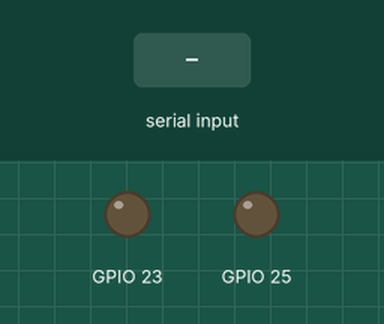
Bench run of a sketch on a simulated ESP32. On the bench: output pins drawn as LEDs (lit = HIGH). The test bench sets the inputs (shaded band). What the sketch prints to the serial monitor is not drawn.

Above: at 0.1 s.
At 1.2 s:
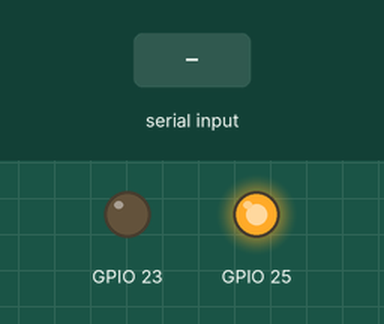
1.3 s: "1" received over Serial
Timing chart, 0 to 4.3 s (numbered marks = the images above; inputs shaded):
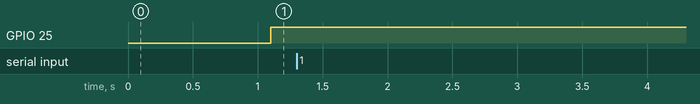

The sketch:

serialByteCheck.ino
```cpp
int check = 0;
char data[8];
int delayConst = 100;
boolean estado = LOW;

void setup(){
  pinMode(25, OUTPUT);
  pinMode(23, OUTPUT);
  Serial.begin(9600);
}
void loop(){
  check = Serial.readBytes(data, 8);
  delay(delayConst);
  output();
  Serial.println("");
}
void output(){
  for(int i=0; i<8; i++){
    Serial.println(data[i]);
    if(data[i] == 0){
      digitalWrite(23,estado);
      digitalWrite(25,!estado);
    }else{
      digitalWrite(25,estado);
      digitalWrite(23,!estado);
    }
  }
}
```
